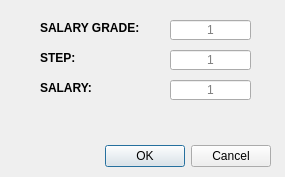
<?xml version="1.0" encoding="UTF-8"?>
<ui version="4.0">
 <class>Dialog</class>
 <widget class="QDialog" name="Dialog">
  <property name="geometry">
   <rect>
    <x>0</x>
    <y>0</y>
    <width>285</width>
    <height>177</height>
   </rect>
  </property>
  <property name="windowTitle">
   <string>Salary Grade</string>
  </property>
  <widget class="QDialogButtonBox" name="buttonBox">
   <property name="geometry">
    <rect>
     <x>20</x>
     <y>140</y>
     <width>251</width>
     <height>32</height>
    </rect>
   </property>
   <property name="orientation">
    <enum>Qt::Horizontal</enum>
   </property>
   <property name="standardButtons">
    <set>QDialogButtonBox::Cancel|QDialogButtonBox::Ok</set>
   </property>
  </widget>
  <widget class="QLabel" name="label_6">
   <property name="geometry">
    <rect>
     <x>40</x>
     <y>20</y>
     <width>121</width>
     <height>16</height>
    </rect>
   </property>
   <property name="font">
    <font>
     <weight>75</weight>
     <bold>true</bold>
    </font>
   </property>
   <property name="text">
    <string>SALARY GRADE:</string>
   </property>
  </widget>
  <widget class="QLineEdit" name="salarygrade">
   <property name="geometry">
    <rect>
     <x>170</x>
     <y>20</y>
     <width>81</width>
     <height>20</height>
    </rect>
   </property>
   <property name="alignment">
    <set>Qt::AlignCenter</set>
   </property>
   <property name="placeholderText">
    <string>1</string>
   </property>
  </widget>
  <widget class="QLabel" name="label_7">
   <property name="geometry">
    <rect>
     <x>40</x>
     <y>50</y>
     <width>111</width>
     <height>16</height>
    </rect>
   </property>
   <property name="font">
    <font>
     <weight>75</weight>
     <bold>true</bold>
    </font>
   </property>
   <property name="text">
    <string>STEP:</string>
   </property>
  </widget>
  <widget class="QLineEdit" name="step">
   <property name="geometry">
    <rect>
     <x>170</x>
     <y>50</y>
     <width>81</width>
     <height>20</height>
    </rect>
   </property>
   <property name="alignment">
    <set>Qt::AlignCenter</set>
   </property>
   <property name="placeholderText">
    <string>1</string>
   </property>
  </widget>
  <widget class="QLabel" name="label_8">
   <property name="geometry">
    <rect>
     <x>40</x>
     <y>80</y>
     <width>111</width>
     <height>16</height>
    </rect>
   </property>
   <property name="font">
    <font>
     <weight>75</weight>
     <bold>true</bold>
    </font>
   </property>
   <property name="text">
    <string>SALARY:</string>
   </property>
  </widget>
  <widget class="QLineEdit" name="salary">
   <property name="geometry">
    <rect>
     <x>170</x>
     <y>80</y>
     <width>81</width>
     <height>20</height>
    </rect>
   </property>
   <property name="alignment">
    <set>Qt::AlignCenter</set>
   </property>
   <property name="placeholderText">
    <string>1</string>
   </property>
  </widget>
 </widget>
 <resources/>
 <connections>
  <connection>
   <sender>buttonBox</sender>
   <signal>rejected()</signal>
   <receiver>Dialog</receiver>
   <slot>reject()</slot>
   <hints>
    <hint type="sourcelabel">
     <x>316</x>
     <y>260</y>
    </hint>
    <hint type="destinationlabel">
     <x>286</x>
     <y>274</y>
    </hint>
   </hints>
  </connection>
  <connection>
   <sender>buttonBox</sender>
   <signal>accepted()</signal>
   <receiver>Dialog</receiver>
   <slot>accept()</slot>
   <hints>
    <hint type="sourcelabel">
     <x>248</x>
     <y>254</y>
    </hint>
    <hint type="destinationlabel">
     <x>157</x>
     <y>274</y>
    </hint>
   </hints>
  </connection>
 </connections>
</ui>
